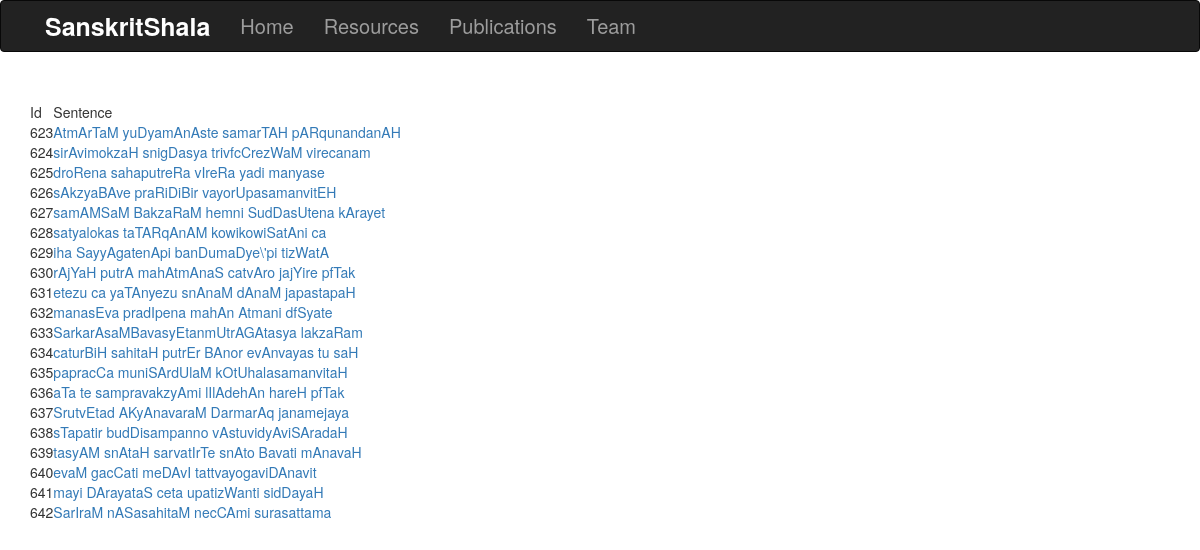
Page /sentences/2 on the committed database.
### annotatorapp/models.py (models this page shows)
class Exsentences(models.Model):
	xsent_id = models.AutoField(primary_key=True)
	line = models.CharField(max_length=200)
	chunks = models.CharField(max_length=200)
	lemmas = models.CharField(max_length=200)
	morph_cng = models.CharField(max_length=200)

### annotatorapp/views.py (the view)
# urls.py: path('sentences/<int:batch_id>',views.xsentenceview,name='xsentenceview'),
def xsentenceview(request,batch_id):
    l = [0,20,40,60,80,100,120,140,160,180]
    r = l[batch_id]
    ids = Exsentences.objects.values('xsent_id')[r:r+20]
    line = Exsentences.objects.values('line')[r:r+20]
    chunks = Exsentences.objects.values('chunks')[r:r+20]
    lemmas = Exsentences.objects.values('lemmas')[r:r+20]
    morph_cng = Exsentences.objects.values('morph_cng')[r:r+20]
    lists = zip(ids,line,chunks,lemmas,morph_cng)
    return render(request, 'annotatorapp/exsent.html', {'lists':lists,'batch_id':batch_id})

### annotatorapp/templates/annotatorapp/exsent.html (shortened to what this page needs)
{% extends "annotatorapp/base.html" %}
{%block content%}
	<table>
		<thead>
			<tr>
				<td>Id</td>
				<td>Sentence</td>
			</tr>
		</thead>
		<tbody>
			{% for i,l,c,lem,m in lists %}
			<tr>
				<td>{{i.xsent_id}}</td>
				<td ><a href='' id='{{i.xsent_id}}' class='exs'>{{l.line}}</a></td>
			</tr>
			{%endfor%}
		</tbody>
	</table>
{%endblock%}

### rows in the picture
Exsentences: xsent_id "623", line "AtmArTaM yuDyamAnAste samarTAH pARqunandanAH"
Exsentences: xsent_id "624", line "sirAvimokzaH snigDasya trivfcCrezWaM virecanam"
Exsentences: xsent_id "625", line "droRena sahaputreRa vIreRa yadi manyase"
Exsentences: xsent_id "626", line "sAkzyaBAve praRiDiBir vayorUpasamanvitEH"
Exsentences: xsent_id "627", line "samAMSaM BakzaRaM hemni SudDasUtena kArayet"
Exsentences: xsent_id "628", line "satyalokas taTARqAnAM kowikowiSatAni ca"
Exsentences: xsent_id "629", line "iha SayyAgatenApi banDumaDye\\'pi tizWatA"
Exsentences: xsent_id "630", line "rAjYaH putrA mahAtmAnaS catvAro jajYire pfTak"
Exsentences: xsent_id "631", line "etezu ca yaTAnyezu snAnaM dAnaM japastapaH"
Exsentences: xsent_id "632", line "manasEva pradIpena mahAn Atmani dfSyate"
Exsentences: xsent_id "633", line "SarkarAsaMBavasyEtanmUtrAGAtasya lakzaRam"
Exsentences: xsent_id "634", line "caturBiH sahitaH putrEr BAnor evAnvayas tu saH"
Exsentences: xsent_id "635", line "papracCa muniSArdUlaM kOtUhalasamanvitaH"
Exsentences: xsent_id "636", line "aTa te sampravakzyAmi lIlAdehAn hareH pfTak"
Exsentences: xsent_id "637", line "SrutvEtad AKyAnavaraM DarmarAq janamejaya"
Exsentences: xsent_id "638", line "sTapatir budDisampanno vAstuvidyAviSAradaH"
Exsentences: xsent_id "639", line "tasyAM snAtaH sarvatIrTe snAto Bavati mAnavaH"
Exsentences: xsent_id "640", line "evaM gacCati meDAvI tattvayogaviDAnavit"
Exsentences: xsent_id "641", line "mayi DArayataS ceta upatizWanti sidDayaH"
Exsentences: xsent_id "642", line "SarIraM nASasahitaM necCAmi surasattama"
